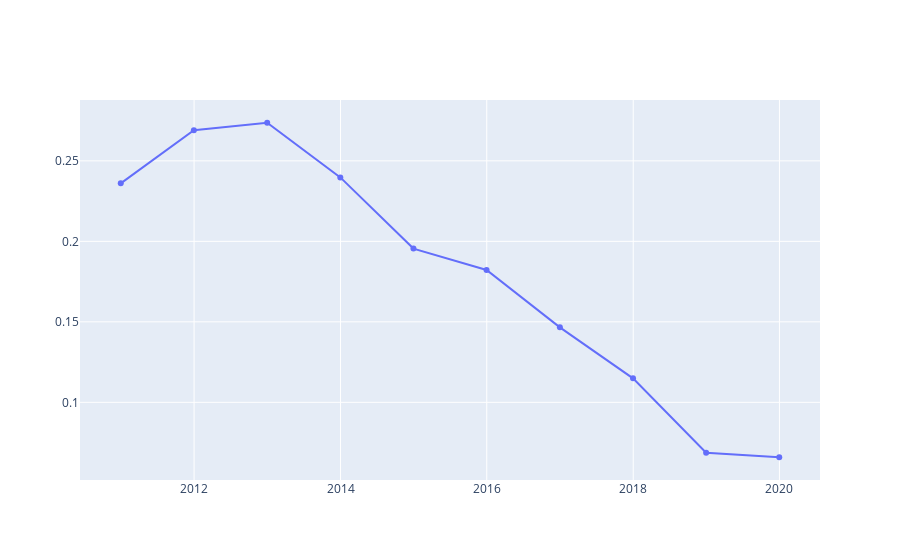

Notebook code cell kept with this figure:
### Markdown cell above
## 去掉商誉的有息负债率

### Code cell
fig = go.Figure()
fig.add_trace(go.Scatter(x=data_df.index, y=data_df['debts_yx'] / (data_df['total_assets'] - data_df['goodwill']),name='除商誉的有息负债率'))
fig.show()

### Figure 1 — Plotly figure (JSON) as saved in the notebook; plotly's stock layout.template omitted (floating-point values rounded to 4 significant figures)
{"data": [{"name": "除商誉的有息负债率", "type": "scatter", "x": ["2010-12-31", "2011-12-31", "2012-12-31", "2013-12-31", "2014-12-31", "2015-12-31", "2016-12-31", "2017-12-31", "2018-12-31", "2019-12-31"], "y": [0.236, 0.2691, 0.2737, 0.2397, 0.1955, 0.1822, 0.1466, 0.1149, 0.06867, 0.06588]}], "layout": {}}
